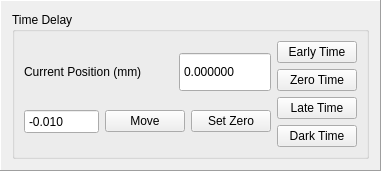
       <widget class="QFrame" name="frame_5">
        <property name="maximumSize">
         <size>
          <width>16777215</width>
          <height>160</height>
         </size>
        </property>
        <property name="frameShape">
         <enum>QFrame::Panel</enum>
        </property>
        <property name="frameShadow">
         <enum>QFrame::Raised</enum>
        </property>
        <layout class="QVBoxLayout" name="verticalLayout_5">
         <item>
          <widget class="QGroupBox" name="groupBox">
           <property name="minimumSize">
            <size>
             <width>0</width>
             <height>0</height>
            </size>
           </property>
           <property name="title">
            <string>Time Delay</string>
           </property>
           <property name="flat">
            <bool>false</bool>
           </property>
           <layout class="QGridLayout" name="gridLayout_4">
            <item row="0" column="0">
             <layout class="QGridLayout" name="gridLayout_3">
              <item row="0" column="0" colspan="2">
               <widget class="QLabel" name="label">
                <property name="text">
                 <string>Current Position (mm)</string>
                </property>
               </widget>
              </item>
              <item row="0" column="2">
               <widget class="QDoubleSpinBox" name="spinBoxTimeCurrPos">
                <property name="minimumSize">
                 <size>
                  <width>75</width>
                  <height>25</height>
                 </size>
                </property>
                <property name="maximumSize">
                 <size>
                  <width>200</width>
                  <height>40</height>
                 </size>
                </property>
                <property name="focusPolicy">
                 <enum>Qt::NoFocus</enum>
                </property>
                <property name="styleSheet">
                 <string notr="true">font: 11pt &quot;Arial&quot;;</string>
                </property>
                <property name="readOnly">
                 <bool>true</bool>
                </property>
                <property name="buttonSymbols">
                 <enum>QAbstractSpinBox::NoButtons</enum>
                </property>
                <property name="decimals">
                 <number>6</number>
                </property>
                <property name="minimum">
                 <double>-10000.000000000000000</double>
                </property>
                <property name="maximum">
                 <double>10000.000000000000000</double>
                </property>
                <property name="value">
                 <double>0.000000000000000</double>
                </property>
               </widget>
              </item>
              <item row="1" column="0">
               <widget class="QDoubleSpinBox" name="spinBoxTimeGoToPos">
                <property name="minimumSize">
                 <size>
                  <width>75</width>
                  <height>25</height>
                 </size>
                </property>
                <property name="maximumSize">
                 <size>
                  <width>200</width>
                  <height>40</height>
                 </size>
                </property>
                <property name="focusPolicy">
                 <enum>Qt::WheelFocus</enum>
                </property>
                <property name="styleSheet">
                 <string notr="true">font: 11pt &quot;Arial&quot;;</string>
                </property>
                <property name="readOnly">
                 <bool>false</bool>
                </property>
                <property name="buttonSymbols">
                 <enum>QAbstractSpinBox::NoButtons</enum>
                </property>
                <property name="decimals">
                 <number>3</number>
                </property>
                <property name="minimum">
                 <double>-10000.000000000000000</double>
                </property>
                <property name="maximum">
                 <double>10000.000000000000000</double>
                </property>
                <property name="value">
                 <double>-0.010000000000000</double>
                </property>
               </widget>
              </item>
              <item row="1" column="1" colspan="2">
               <layout class="QHBoxLayout" name="horizontalLayout_5">
                <item>
                 <widget class="QPushButton" name="pushButtonTimeGoToPos">
                  <property name="text">
                   <string>Move</string>
                  </property>
                 </widget>
                </item>
                <item>
                 <widget class="QPushButton" name="pushButtonTimeSetZero">
                  <property name="text">
                   <string>Set Zero</string>
                  </property>
                 </widget>
                </item>
               </layout>
              </item>
             </layout>
            </item>
            <item row="0" column="1">
             <layout class="QVBoxLayout" name="verticalLayout_3">
              <item>
               <widget class="QPushButton" name="pushButtonTimeGoToEarly">
                <property name="text">
                 <string>Early Time</string>
                </property>
               </widget>
              </item>
              <item>
               <widget class="QPushButton" name="pushButtonTimeGoToZero">
                <property name="text">
                 <string>Zero Time</string>
                </property>
               </widget>
              </item>
              <item>
               <widget class="QPushButton" name="pushButtonTimeGoToLate">
                <property name="text">
                 <string>Late Time</string>
                </property>
               </widget>
              </item>
              <item>
               <widget class="QPushButton" name="pushButtonTimeGoToDark">
                <property name="text">
                 <string>Dark Time</string>
                </property>
               </widget>
              </item>
             </layout>
            </item>
           </layout>
          </widget>
         </item>
        </layout>
       </widget>
